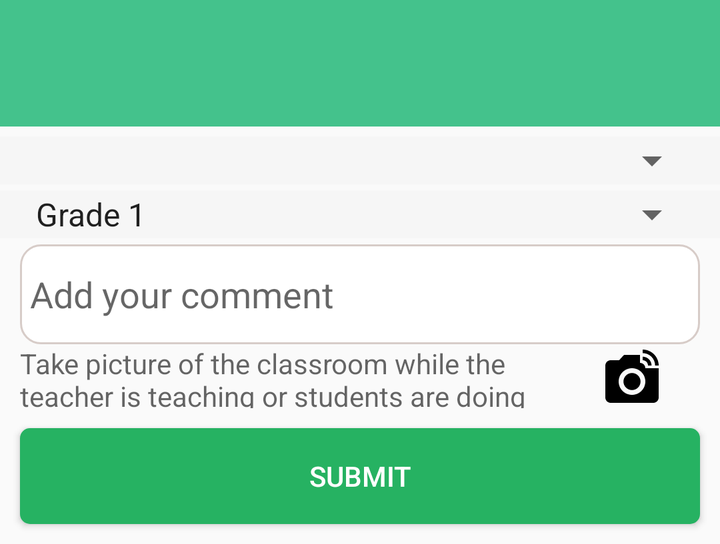
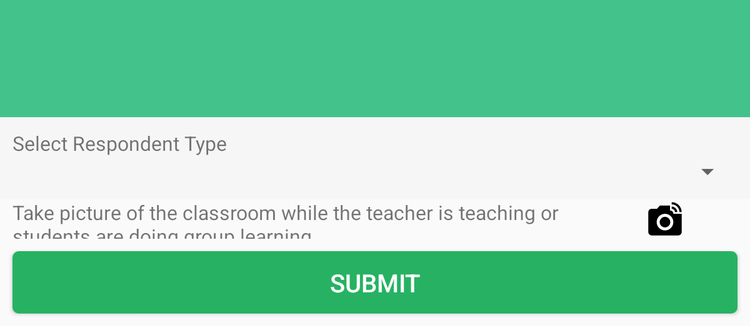

An Android layout and its configuration variant, each rendered on a device that would load it. The default file and the variant file are quoted in full after the pictures.
<!-- AndroidManifest.xml: activity theme KLPTheme -->
<!-- res/layout/fragment_question.xml -->
<LinearLayout xmlns:android="http://schemas.android.com/apk/res/android"
    xmlns:app="http://schemas.android.com/apk/res-auto"
    android:layout_width="match_parent"
    android:layout_height="wrap_content"
    android:orientation="vertical"
    android:weightSum="1">


    <LinearLayout
        android:layout_width="match_parent"
        android:layout_height="wrap_content"
        android:background="@color/commonGreenLeaf"
        android:orientation="vertical"
        android:padding="10dp">

        <TextView
            android:id="@+id/textViewSchool"
            android:layout_width="match_parent"
            android:layout_height="wrap_content"
            android:textColor="@color/colorWhite"
            android:textIsSelectable="true"
            android:textSize="16sp" />

        <TextView
            android:id="@+id/textViewSchoolId"
            android:layout_width="match_parent"
            android:layout_height="wrap_content"
            android:textColor="@color/colorWhite"
            android:textIsSelectable="true"
            android:textSize="16sp" />
    </LinearLayout>


    <LinearLayout
        android:id="@+id/respLin"
        android:layout_width="match_parent"
        android:layout_height="wrap_content"
        android:background="@color/colorGreyMist"
        android:orientation="vertical"
        android:paddingLeft="10dp"
        android:layout_marginTop="5dp"
        android:layout_marginBottom="3dp"
        android:paddingRight="10dp">


        <Spinner
            android:id="@+id/spinnerUserType"
            android:layout_width="match_parent"
            android:layout_height="wrap_content" />
    </LinearLayout>

    <LinearLayout
        android:id="@+id/linlayGradeSelection"
        android:layout_width="match_parent"
        android:layout_height="wrap_content"
        android:background="@color/colorGreyMist"
        android:orientation="vertical"
        android:paddingLeft="10dp"
        android:layout_marginBottom="3dp"
        android:paddingRight="10dp">


        <Spinner
            android:id="@+id/spnGrade"
            android:layout_width="match_parent"
            android:layout_height="wrap_content"
            android:entries="@array/grade_array" />
    </LinearLayout>

    <ListView
        android:id="@+id/listViewQuestions"
        android:layout_width="match_parent"
        android:layout_height="wrap_content"
        android:layout_weight="1"></ListView>


    <LinearLayout
        android:id="@+id/lincomment"
        android:layout_width="match_parent"
        android:layout_height="wrap_content"
        android:orientation="horizontal"
        android:paddingLeft="10dp"
        android:paddingRight="10dp">

        <EditText
            android:layout_width="match_parent"
            android:layout_height="wrap_content"
            android:background="@drawable/rounded_rect"
            android:hint="@string/comment"
            android:maxLength="300"
            android:maxLines="4"
            android:minHeight="50dp"
            android:padding="5dp" />


    </LinearLayout>

    <LinearLayout
        android:id="@+id/linLayout"
        android:layout_width="match_parent"
        android:layout_height="wrap_content"
        android:orientation="horizontal"
        android:paddingLeft="10dp"
        android:paddingRight="10dp">

        <TextView
            android:id="@+id/tvImageName"
            android:layout_width="0dp"
            android:layout_height="match_parent"
            android:layout_weight="0.8"
            android:gravity="center|left"
            android:hint="@string/pleaseataachsurveyimage" />

        <ImageView
            android:id="@+id/imgPreview"
            android:layout_width="0dp"
            android:layout_height="wrap_content"
            android:layout_weight="0.2"
            android:visibility="gone"
            app:srcCompat="@drawable/eye" />

        <ImageView
            android:id="@+id/imgBtnImage"
            android:layout_width="0dp"
            android:layout_height="wrap_content"
            android:layout_weight="0.2"
            app:srcCompat="@drawable/camera_vector" />
    </LinearLayout>

    <Button
        android:id="@+id/btnSubmit"
        android:layout_width="match_parent"
        android:layout_height="wrap_content"
        android:layout_margin="10dp"
        android:layout_weight="0"
        android:background="@drawable/buttonripple"
        android:text="@string/Submit"
        android:textColor="@color/colorWhite" />
</LinearLayout>
<!-- resources referenced by this layout -->
<resources>
  <string-array name="grade_array">
  
          <item>Grade 1</item>
          <item>Grade 2</item>
          <item>Grade 3</item>
          <item>Grade 4</item>
          <item>Grade 5</item>
          <item>Multigrade</item>
  
  
      </string-array>
  <color name="colorGreyMist">#f6f6f6</color>
  <color name="colorWhite">#ffffff</color>
  <color name="commonGreenLeaf">#44c28c</color>
  <!-- drawable buttonripple (drawable) -->
  <?xml version="1.0" encoding="utf-8"?>
  <selector xmlns:android="http://schemas.android.com/apk/res/android">
  
      <item android:state_pressed="true">
          <shape android:shape="rectangle">
              <corners android:radius="5dp" />
              <solid android:color="@color/commonGreenLeaf" />
          </shape>
      </item>
      <item android:state_focused="true">
          <shape android:shape="rectangle">
              <corners android:radius="5dp" />
              <solid android:color="@color/colorBrandGreen" />
          </shape>
      </item>
      <item>
          <shape android:shape="rectangle">
              <corners android:radius="5dp" />
              <solid android:color="@color/colorBrandGreen" />
          </shape>
      </item>
  
  </selector>
  <!-- drawable camera_vector (drawable) -->
  <vector xmlns:android="http://schemas.android.com/apk/res/android"
          android:width="32dp"
          android:height="32dp"
          android:viewportWidth="24.0"
          android:viewportHeight="24.0">
      <path
          android:fillColor="#FF000000"
          android:pathData="M12,14m-3.2,0a3.2,3.2 0,1 1,6.4 0a3.2,3.2 0,1 1,-6.4 0"/>
      <path
          android:fillColor="#FF000000"
          android:pathData="M16,3.33c2.58,0 4.67,2.09 4.67,4.67H22c0,-3.31 -2.69,-6 -6,-6v1.33M16,6c1.11,0 2,0.89 2,2h1.33c0,-1.84 -1.49,-3.33 -3.33,-3.33V6"/>
      <path
          android:fillColor="#FF000000"
          android:pathData="M17,9c0,-1.11 -0.89,-2 -2,-2L15,4L9,4L7.17,6L4,6c-1.1,0 -2,0.9 -2,2v12c0,1.1 0.9,2 2,2h16c1.1,0 2,-0.9 2,-2L22,9h-5zM12,19c-2.76,0 -5,-2.24 -5,-5s2.24,-5 5,-5 5,2.24 5,5 -2.24,5 -5,5z"/>
  </vector>
  <!-- drawable rounded_rect (drawable) -->
  <?xml version="1.0" encoding="utf-8"?>
  
  <shape xmlns:android="http://schemas.android.com/apk/res/android"
  android:shape="rectangle" android:padding="15dp">
  <solid android:color="#ffffff"/>
  <corners
  
      android:radius="10dp"
      />
  <stroke android:width="1dip" android:color="#D7CCC8" />
  </shape>
  <string name="Submit">Submit</string>
  <string name="comment">Add your comment</string>
  <string name="pleaseataachsurveyimage">Take picture of the classroom while the teacher is teaching or students are doing group learning</string>
  <style name="KLPTheme" parent="AppTheme">
          <item name="colorPrimary">@color/colorBrandTurquoise</item>
          <item name="colorPrimaryDark">@color/commonGreenLeaf</item>
          <item name="colorAccent">@color/colorBrandTurquoise</item>
      </style>
  <color name="colorBrandGreen">#26b262</color>
  <style name="AppTheme" parent="Theme.AppCompat.Light.DarkActionBar">
          
          <item name="colorPrimary">@color/colorPrimary</item>
          <item name="colorPrimaryDark">@color/colorPrimaryDark</item>
          <item name="colorAccent">@color/colorAccent</item>
  
  
      </style>
  <color name="colorBrandTurquoise">#24b2b6</color>
  <color name="colorPrimary">#3f43b5</color>
  <color name="colorPrimaryDark">#303f9f</color>
  <color name="colorAccent">#cb0012</color>
</resources>
<!-- res/layout-large/fragment_question.xml (the repository's variant of the layout above) -->
<!-- drawn on a 7-inch tablet held upright -->
<LinearLayout xmlns:android="http://schemas.android.com/apk/res/android"
    xmlns:tools="http://schemas.android.com/tools"
    android:layout_width="match_parent"
    android:layout_height="wrap_content"
    xmlns:app="http://schemas.android.com/apk/res-auto"
    android:orientation="vertical"
    android:weightSum="1">

    <LinearLayout
        android:layout_width="match_parent"
        android:layout_height="wrap_content"
        android:background="@color/commonGreenLeaf"
        android:orientation="vertical"
        android:padding="20dp">

        <TextView
            android:id="@+id/textViewSchool"
            android:layout_width="match_parent"
            android:layout_height="wrap_content"
            android:textAppearance="?android:attr/textAppearanceLarge"
            android:textColor="@color/colorWhite"
            android:textIsSelectable="true" />

        <TextView
            android:id="@+id/textViewSchoolId"
            android:layout_width="match_parent"
            android:layout_height="wrap_content"
            android:textAppearance="?android:attr/textAppearanceMedium"
            android:textColor="@color/colorWhite"
            android:textIsSelectable="true" />
    </LinearLayout>

    <LinearLayout
        android:layout_width="match_parent"
        android:layout_height="wrap_content"
        android:background="@color/colorGreyMist"
        android:orientation="vertical"
        android:padding="10dp">

        <TextView
            android:layout_width="match_parent"
            android:layout_height="wrap_content"
            android:textSize="16sp"
            android:text="@string/prompt_user_type" />

        <Spinner
            android:id="@+id/spinnerUserType"
            android:layout_width="match_parent"
            android:layout_height="wrap_content" />
    </LinearLayout>

    <ListView
        android:id="@+id/listViewQuestions"
        android:layout_width="match_parent"
        android:layout_height="wrap_content"
        android:layout_weight="1"></ListView>

    <LinearLayout
        android:layout_width="match_parent"
        android:layout_height="wrap_content"
        android:paddingLeft="10dp"
        android:id="@+id/linLayout"
        android:paddingRight="10dp"
        android:orientation="horizontal">

        <TextView
            android:id="@+id/tvImageName"
            android:layout_width="0dp"
            android:layout_height="match_parent"
            android:layout_weight="0.8"
            android:gravity="center|left"
            android:text="@string/pleaseataachsurveyimage"
            android:textSize="16sp" />

        <ImageView
    android:layout_width="0dp"
    android:layout_weight="0.2"
    android:id="@+id/imgBtnImage"
    android:layout_height="wrap_content"
    app:srcCompat="@drawable/camera_vector"
    />
    </LinearLayout>

    <Button
        android:id="@+id/btnSubmit"
        android:layout_width="match_parent"
        android:layout_height="wrap_content"
        android:layout_margin="10dp"
        android:layout_weight="0"
        android:minHeight="50dp"
        android:textSize="20sp"
        android:background="@drawable/buttonripple"
        android:text="@string/Submit"
        android:textColor="@color/colorWhite" />
</LinearLayout>
<!-- resources referenced by the variant -->
<!-- as a 7-inch tablet held upright resolves them -->
<resources>
  <color name="colorGreyMist">#f6f6f6</color>
  <color name="colorWhite">#ffffff</color>
  <color name="commonGreenLeaf">#44c28c</color>
  <!-- drawable buttonripple (drawable) -->
  <?xml version="1.0" encoding="utf-8"?>
  <selector xmlns:android="http://schemas.android.com/apk/res/android">
  
      <item android:state_pressed="true">
          <shape android:shape="rectangle">
              <corners android:radius="5dp" />
              <solid android:color="@color/commonGreenLeaf" />
          </shape>
      </item>
      <item android:state_focused="true">
          <shape android:shape="rectangle">
              <corners android:radius="5dp" />
              <solid android:color="@color/colorBrandGreen" />
          </shape>
      </item>
      <item>
          <shape android:shape="rectangle">
              <corners android:radius="5dp" />
              <solid android:color="@color/colorBrandGreen" />
          </shape>
      </item>
  
  </selector>
  <!-- drawable camera_vector (drawable) -->
  <vector xmlns:android="http://schemas.android.com/apk/res/android"
          android:width="32dp"
          android:height="32dp"
          android:viewportWidth="24.0"
          android:viewportHeight="24.0">
      <path
          android:fillColor="#FF000000"
          android:pathData="M12,14m-3.2,0a3.2,3.2 0,1 1,6.4 0a3.2,3.2 0,1 1,-6.4 0"/>
      <path
          android:fillColor="#FF000000"
          android:pathData="M16,3.33c2.58,0 4.67,2.09 4.67,4.67H22c0,-3.31 -2.69,-6 -6,-6v1.33M16,6c1.11,0 2,0.89 2,2h1.33c0,-1.84 -1.49,-3.33 -3.33,-3.33V6"/>
      <path
          android:fillColor="#FF000000"
          android:pathData="M17,9c0,-1.11 -0.89,-2 -2,-2L15,4L9,4L7.17,6L4,6c-1.1,0 -2,0.9 -2,2v12c0,1.1 0.9,2 2,2h16c1.1,0 2,-0.9 2,-2L22,9h-5zM12,19c-2.76,0 -5,-2.24 -5,-5s2.24,-5 5,-5 5,2.24 5,5 -2.24,5 -5,5z"/>
  </vector>
  <string name="Submit">Submit</string>
  <string name="pleaseataachsurveyimage">Take picture of the classroom while the teacher is teaching or students are doing group learning</string>
  <string name="prompt_user_type">Select Respondent Type</string>
  <style name="KLPTheme" parent="AppTheme">
          <item name="colorPrimary">@color/colorBrandTurquoise</item>
          <item name="colorPrimaryDark">@color/commonGreenLeaf</item>
          <item name="colorAccent">@color/colorBrandTurquoise</item>
      </style>
  <color name="colorBrandGreen">#26b262</color>
  <style name="AppTheme" parent="Theme.AppCompat.Light.DarkActionBar">
          
          <item name="colorPrimary">@color/colorPrimary</item>
          <item name="colorPrimaryDark">@color/colorPrimaryDark</item>
          <item name="colorAccent">@color/colorAccent</item>
  
  
      </style>
  <color name="colorBrandTurquoise">#24b2b6</color>
  <color name="colorPrimary">#3f43b5</color>
  <color name="colorPrimaryDark">#303f9f</color>
  <color name="colorAccent">#cb0012</color>
</resources>
